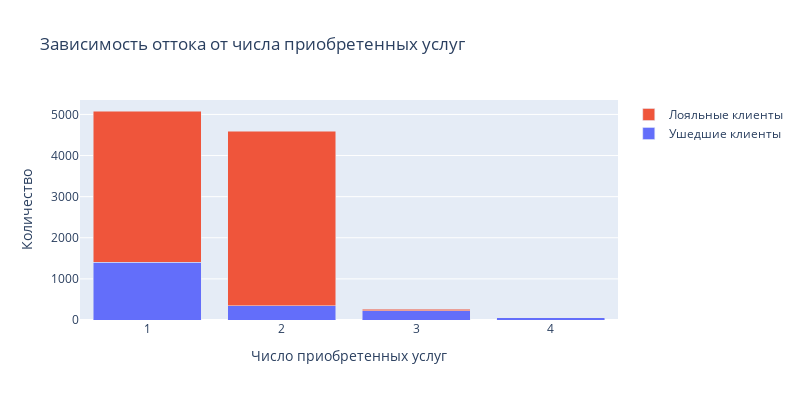

The notebook cell saved with this chart:
### Markdown cell above
9.7. Как отток клиентов зависит от числа приобретённых у банка услуг? Для ответа на этот вопрос постройте многоуровневую столбчатую диаграмму.

### Code cell
s1 = churn_data.groupby(by='NumOfProducts')['Exited'].agg(['count', 'sum', 'mean'])

s1['NumOfProducts'] = s1.index
s1['rest'] = s1['count'] - s1['sum']
values = s1['sum']
values2 = s1['rest']
##labels = tuple(range(1,5))
labels = s1['NumOfProducts']

fig = go.Figure()
fig.add_trace(go.Bar(x = labels, y = values, name = 'Ушедшие клиенты'))
fig.add_trace(go.Bar(x = labels, y = values2, name = 'Лояльные клиенты'))
fig.update_layout(barmode='stack')
fig.update_layout(width = 800, height  = 400)

fig.update_layout(title="Зависимость оттока от числа приобретенных услуг")
fig.update_xaxes(title='Число приобретенных услуг')
fig.update_yaxes(title='Количество')
fig.show()
#s1

### Figure 1 — Plotly figure (JSON) as saved in the notebook; plotly's stock layout.template omitted (floating-point values rounded to 4 significant figures)
{"data": [{"name": "Ушедшие клиенты", "type": "bar", "x": [1, 2, 3, 4], "y": [1409, 348, 220, 60]}, {"name": "Лояльные клиенты", "type": "bar", "x": [1, 2, 3, 4], "y": [3675, 4242, 46, 0]}], "layout": {"barmode": "stack", "height": 400, "title": {"text": "Зависимость оттока от числа приобретенных услуг"}, "width": 800, "xaxis": {"title": {"text": "Число приобретенных услуг"}}, "yaxis": {"title": {"text": "Количество"}}}}
